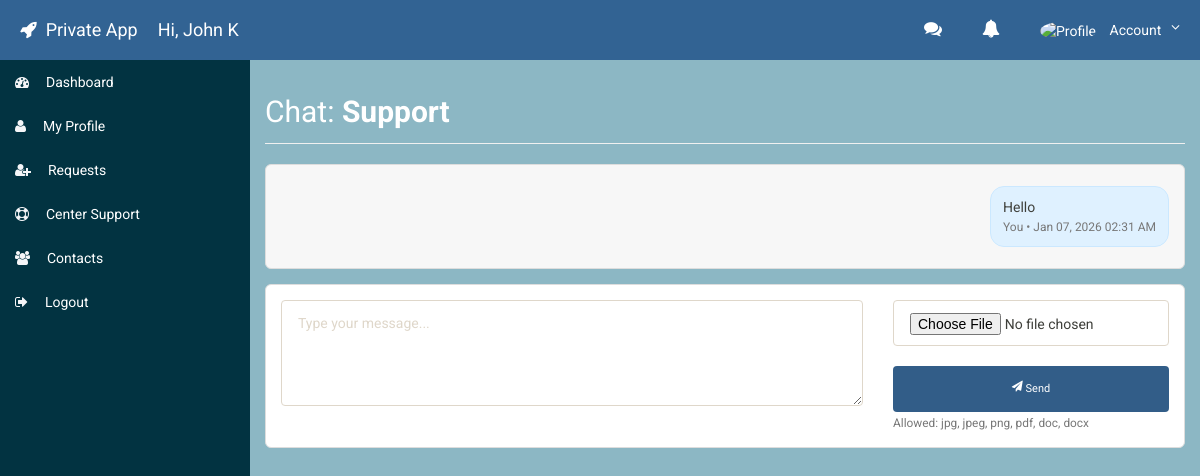
The app's page /chat.php?c=bd8e4943-cce5-4749-881a-d3aa6e4e7ae6 (signed in) with its own data.
### tables this page shows
CREATE TABLE `messages` (
  `id` int NOT NULL,
  `conversation_id` int NOT NULL,
  `sender_user_id` int NOT NULL,
  `body` text,
  `attachment` varchar(255) DEFAULT NULL,
  `created_at` timestamp NOT NULL DEFAULT CURRENT_TIMESTAMP
);

### chat.php (the view, shortened to what this page needs)
<?php
$controller = new Controller();
$dbh = $controller->pdo();
$meId   = myUserId();
$convUuid = trim($_GET['c'] ?? '');
function fmt_dt($dt){ return $dt ? date('M d, Y h:i A', strtotime($dt)) : ''; }
function safe_text($txt){ return nl2br(htmlentities($txt ?? '')); }
function getConversation(PDO $dbh, string $uuid, int $meId): ?array {
    $st = $dbh->prepare("
      SELECT c.id, c.uuid, c.type
      FROM conversations c
      JOIN conversation_participants p ON p.conversation_id = c.id AND p.user_id = :me
      WHERE c.uuid = :u
      LIMIT 1
    ");
    $st->execute([':me'=>$meId, ':u'=>$uuid]);
    $row = $st->fetch(PDO::FETCH_ASSOC);
    return $row ?: null;
}
$conv = getConversation($dbh, $convUuid, $meId);
$convId = (int)$conv['id'];
$peerTitle = 'Support';
$st = $dbh->prepare("
  SELECT m.id, m.sender_user_id, m.body, m.attachment, m.created_at, u.username, u.email
  FROM messages m
  JOIN users u ON u.id = m.sender_user_id
  WHERE m.conversation_id = :cid
  ORDER BY m.created_at ASC
");
$st->execute([':cid'=>$convId]);
$rows = $st->fetchAll(PDO::FETCH_ASSOC);
?>
<!doctype html>
<html lang="en" class="no-js">
<head>
  <link rel="stylesheet" href="css/font-awesome.min.css">
  <link rel="stylesheet" href="css/bootstrap.min.css">
  <link rel="stylesheet" href="css/style.css">
</head>
<body>
<?php include __DIR__ . '/includes/header.php'; ?>
<div class="ts-main-content">
<?php include __DIR__ . '/includes/leftbar.php'; ?>
<div class="content-wrapper">
<div class="container-fluid">
  <h2 class="page-title">
    Chat: <strong><?php echo htmlentities($peerTitle); ?></strong>
  </h2>
  <div id="chatBox" class="chat-wrap">
    <?php if (empty($rows)): ?>
      <div class="alert alert-info">No messages yet.</div>
    <?php else: ?>
      <?php foreach ($rows as $r): ?>
        <?php
          $isMe = ((int)$r['sender_user_id'] === $meId);
          $rowClass  = $isMe ? 'row-right' : 'row-left';
          $bubbleCls = $isMe ? 'bubble bubble-me' : 'bubble';
          $who = $isMe ? 'You' : ($r['username'] ?: $r['email']);
        ?>
        <div class="row-msg <?php echo $rowClass; ?>">
          <div class="<?php echo $bubbleCls; ?>">
            <?php echo safe_text($r['body']); ?>
            <div class="meta"><?php echo htmlentities($who); ?> • <?php echo htmlentities(fmt_dt($r['created_at'])); ?></div>
          </div>
        </div>
      <?php endforeach; ?>
    <?php endif; ?>
  </div>
  <div class="form-box">
    <form id="chatForm" method="post" enctype="multipart/form-data" autocomplete="off">
      <div class="row">
        <div class="col-md-8">
          <textarea id="chatInput" name="message" class="form-control" rows="4" placeholder="Type your message..."></textarea>
        </div>
        <div class="col-md-4">
          <input type="file" name="attachment" class="form-control">
          <br/>
          <button type="submit" name="send" class="btn btn-primary btn-block">
            <i class="fa fa-send"></i> Send
          </button>
          <small class="text-muted">Allowed: jpg, jpeg, png, pdf, doc, docx</small>
        </div>
      </div>
    </form>
  </div>
</div>
</div>
</div>
</body>
</html>

### css/style.css (style rules this page uses)
html { font-size: 14px; }
@media only screen and (min-width: 480px) { html { font-size: 17px; } }
@media only screen and (min-width: 768px) { html { font-size: 14px; } }
body { font-size: 1em; }
.btn { font-family: 'Oswald', sans-serif; }
.btn i { position: relative; top: -2px; }
.btn { text-transform: none; }
.page-title { padding-bottom: 15px; margin-bottom: 20px; border-bottom: 1px solid #f0f0f0; }
.ts-main-content .content-wrapper { padding-top: 15px; margin-top: 60px; }
@media only screen and (min-width: 992px) { .ts-main-content .content-wrapper { margin-left: 250px; } }

### chat.php (style rules this page uses)
.chat-wrap { max-height:55vh;overflow:auto;padding:15px;background:#f7f7f7;border:1px solid #ddd;border-radius:6px; }
.row-msg { display:flex;width:100%;margin:6px 0; }
.row-right { justify-content:flex-end; }
.bubble { display:inline-block;padding:10px 12px;border-radius:14px;max-width:75%;word-wrap:break-word;background:#eee;border:1px solid #e5e5e5; }
.bubble-me { background:#dff1ff;border-color:#cbe8ff; }
.meta { font-size:12px;color:#777;margin-top:2px; }
.form-box { margin-top:15px;background:#fff;border:1px solid #ddd;border-radius:6px;padding:15px; }
.text-muted { color:#777 !important; }

### records on screen
messages: body "Hello", sender_user "You", created_at "Jan 07, 2026 02:31 AM"

### other values on screen
$displayName "John K"
$peerTitle "Support"
